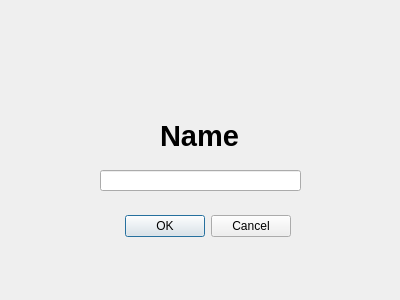
<?xml version="1.0" encoding="UTF-8"?>
<ui version="4.0">
 <class>StuLoginDialog</class>
 <widget class="QDialog" name="StuLoginDialog">
  <property name="geometry">
   <rect>
    <x>0</x>
    <y>0</y>
    <width>400</width>
    <height>300</height>
   </rect>
  </property>
  <property name="windowTitle">
   <string>Dialog</string>
  </property>
  <widget class="QDialogButtonBox" name="buttonBox">
   <property name="geometry">
    <rect>
     <x>110</x>
     <y>210</y>
     <width>181</width>
     <height>32</height>
    </rect>
   </property>
   <property name="orientation">
    <enum>Qt::Horizontal</enum>
   </property>
   <property name="standardButtons">
    <set>QDialogButtonBox::Cancel|QDialogButtonBox::Ok</set>
   </property>
  </widget>
  <widget class="QLineEdit" name="lineEdit">
   <property name="geometry">
    <rect>
     <x>100</x>
     <y>170</y>
     <width>201</width>
     <height>21</height>
    </rect>
   </property>
  </widget>
  <widget class="QLabel" name="label">
   <property name="geometry">
    <rect>
     <x>160</x>
     <y>120</y>
     <width>101</width>
     <height>31</height>
    </rect>
   </property>
   <property name="font">
    <font>
     <pointsize>22</pointsize>
     <weight>75</weight>
     <bold>true</bold>
    </font>
   </property>
   <property name="text">
    <string>Name</string>
   </property>
  </widget>
  <widget class="QLabel" name="label_2">
   <property name="geometry">
    <rect>
     <x>-310</x>
     <y>-10</y>
     <width>741</width>
     <height>671</height>
    </rect>
   </property>
   <property name="text">
    <string/>
   </property>
   <property name="pixmap">
    <pixmap>../Desktop/6653153-circuit-board-vector-background-technology-illustration-form-of-dna-molecular-eps10.jpg</pixmap>
   </property>
  </widget>
  <zorder>label_2</zorder>
  <zorder>buttonBox</zorder>
  <zorder>lineEdit</zorder>
  <zorder>label</zorder>
 </widget>
 <resources/>
 <connections>
  <connection>
   <sender>buttonBox</sender>
   <signal>accepted()</signal>
   <receiver>StuLoginDialog</receiver>
   <slot>accept()</slot>
   <hints>
    <hint type="sourcelabel">
     <x>248</x>
     <y>254</y>
    </hint>
    <hint type="destinationlabel">
     <x>157</x>
     <y>274</y>
    </hint>
   </hints>
  </connection>
  <connection>
   <sender>buttonBox</sender>
   <signal>rejected()</signal>
   <receiver>StuLoginDialog</receiver>
   <slot>reject()</slot>
   <hints>
    <hint type="sourcelabel">
     <x>316</x>
     <y>260</y>
    </hint>
    <hint type="destinationlabel">
     <x>286</x>
     <y>274</y>
    </hint>
   </hints>
  </connection>
 </connections>
</ui>
